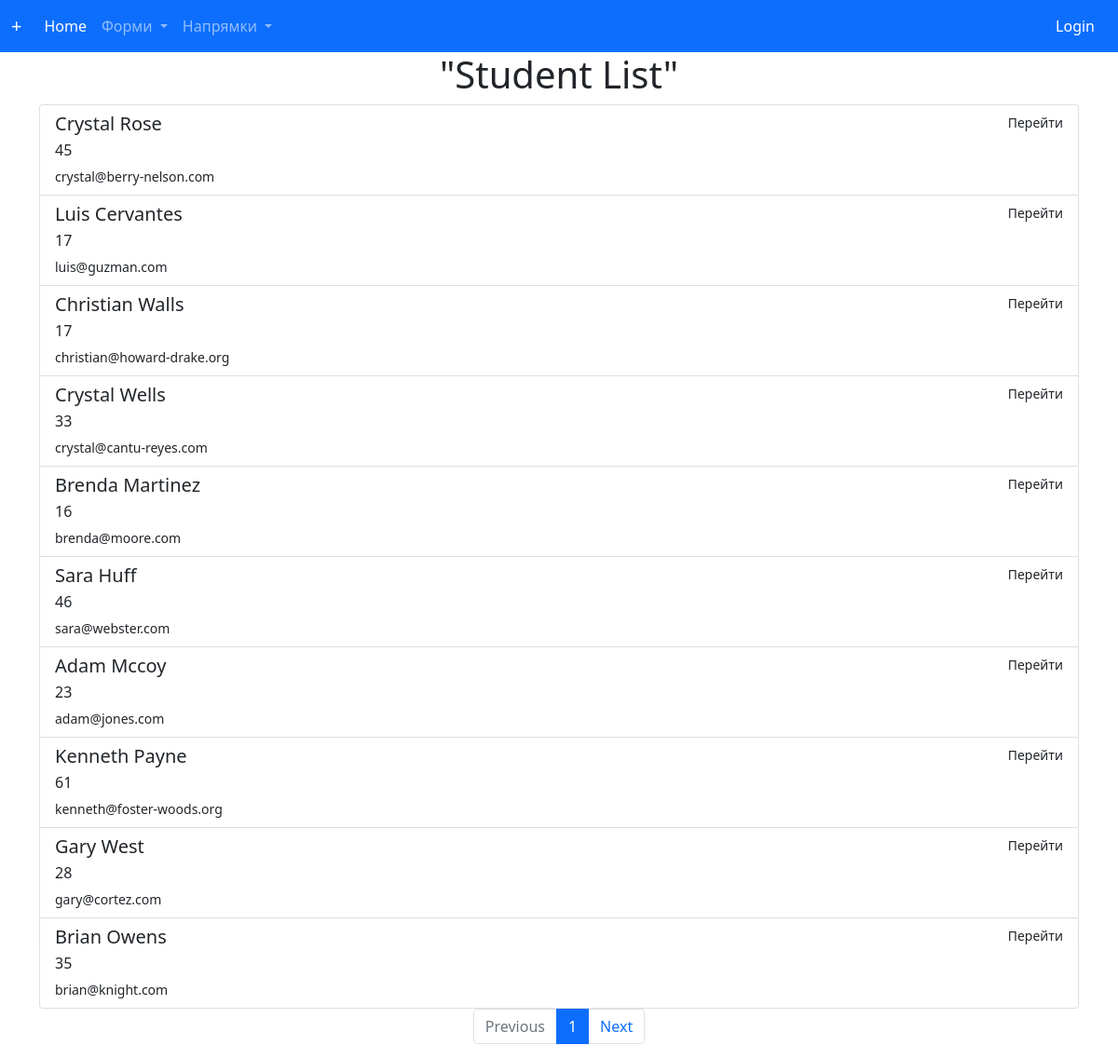
The page /students_by_course/90/ on the database its author committed.
### journal/models.py (models this page shows, shortened)
class Student(models.Model):
    firstname = models.CharField(max_length=255, validators=[RegexValidator(regex=r' ', inverse_match=True, message="Без пробілів!", code="Namespaces")])
    surname = models.CharField(max_length=255, unique=True,validators=[RegexValidator(regex=r' ', inverse_match=True, message="Без пробілів!", code="Namespaces")])
    age = models.PositiveSmallIntegerField(validators=[MinValueValidator(18)])
    email = models.CharField(max_length=255, validators=[EmailValidator()], unique=True)
    group = models.ForeignKey("journal.Group", on_delete=models.SET_NULL, null=True)
    course = models.ManyToManyField("journal.Course", blank=True)
    dummy = models.BooleanField(default=False)

### journal/views.py (the view)
# urls.py: path('students_by_course/<int:course_id>/', views.StudentByCourseView.as_view(), name="students_by_course"),
class StudentByCourseView(ListView):
    template_name = "students_by_course.html"
    model = Student
    paginate_by = 10
    def get_queryset(self):
        queryset = super(StudentByCourseView,self).get_queryset()
        return queryset.filter(course__id=self.kwargs["course_id"])

### journal/context_processor.py (called while the page is built)
def get_categories(request):
    return {
        "course_categories": CourseCategory.objects.all(),
        "alphanum_list":[1,2,3,4,5,6,"shs",7,8,10,"11"],
    }

### journal/models.py (called while the page is built)
    def __str__(self):
        return f"{self.name} "

### journal/templates/students_by_course.html
{%extends "Base.html"%}
{% block content%}
<h1 align="center">"Student List"</h1>
<div class="list-group">
  {%for student in object_list %}
  <a href={% url "student_edit" student_id=student.id%} class="list-group-item list-group-item-action" aria-current="true">
    <div class="d-flex w-100 justify-content-between">
      <h5 class="mb-1">{{student.firstname}} {{student.surname}}</h5>
      <small>Перейти</small>
    </div>
    <p class="mb-1">{{student.age}}</p>
    <small>{{student.email}}</small>
  </a>
  {%endfor%}
</div>
{% include "includes/paginator.html" %}
{% endblock content%}

### rows shown on the page
Student: firstname "Crystal", surname "Rose", age "45", email "crystal@berry-nelson.com"
Student: firstname "Luis", surname "Cervantes", age "17", email "luis@guzman.com"
Student: firstname "Christian", surname "Walls", age "17", email "christian@howard-drake.org"
Student: firstname "Crystal", surname "Wells", age "33", email "crystal@cantu-reyes.com"
Student: firstname "Brenda", surname "Martinez", age "16", email "brenda@moore.com"
Student: firstname "Sara", surname "Huff", age "46", email "sara@webster.com"
Student: firstname "Adam", surname "Mccoy", age "23", email "adam@jones.com"
Student: firstname "Kenneth", surname "Payne", age "61", email "kenneth@foster-woods.org"
Student: firstname "Gary", surname "West", age "28", email "gary@cortez.com"
Student: firstname "Brian", surname "Owens", age "35", email "brian@knight.com"

### other values the page prints
{{ page_obj.number }} "1"
